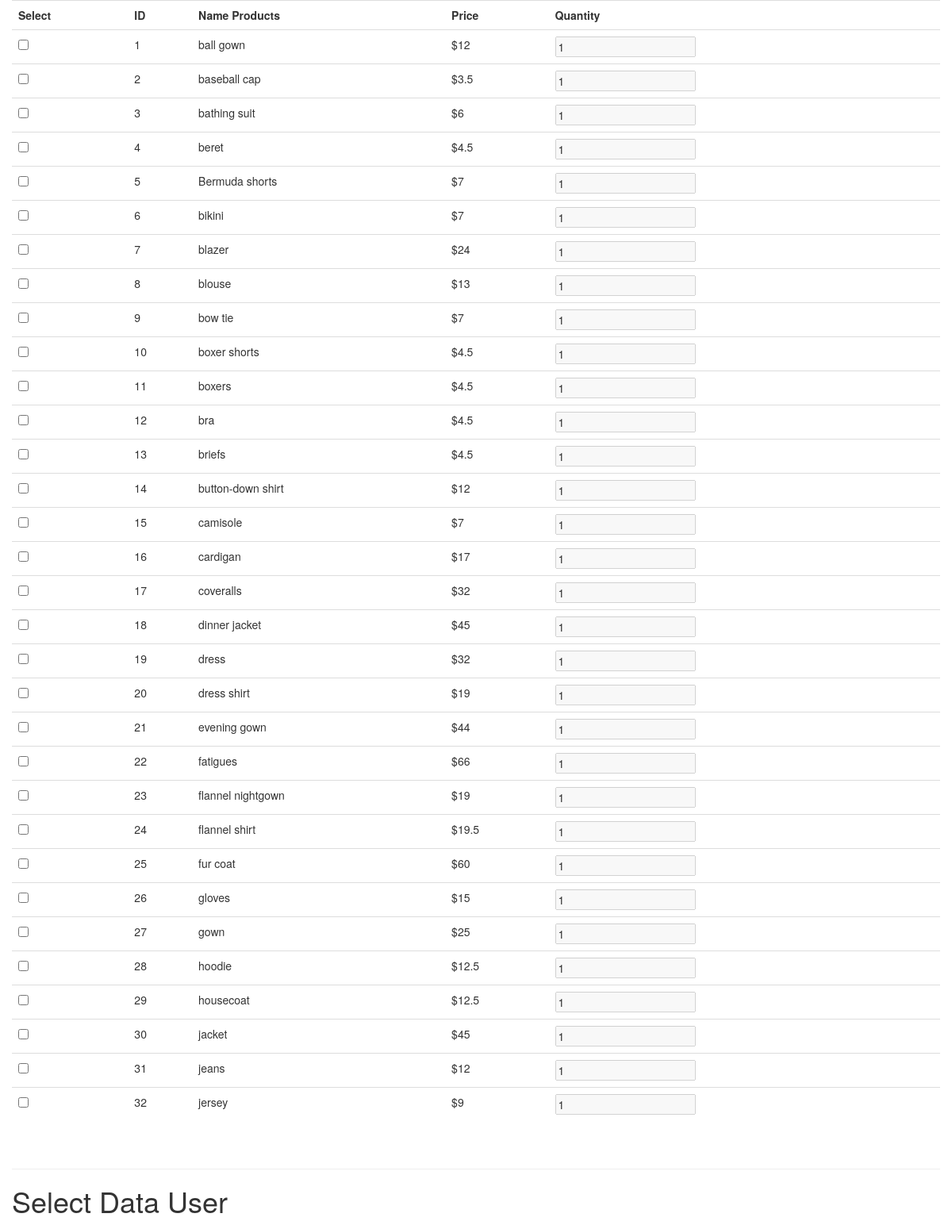
The page / (upper part) on the database its author committed.
### tables this page shows
CREATE TABLE `price_list_product` (
  `id` int(11) NOT NULL,
  `items` varchar(200) NOT NULL,
  `price` varchar(200) NOT NULL
);

### index.php (the view, shortened to what this page needs)
<!DOCTYPE html>
<html>
<head>
	<link rel="stylesheet" href="https://maxcdn.bootstrapcdn.com/bootstrap/3.3.6/css/bootstrap.min.css">
</head>
<body>
    <div class="container-fluid">
        <div class="row">
            <div class="col-xs-12 col-sm-12 col-md-12 col-lg-12">
                <?php include 'connect.php'; ?>
                <form action="buy.php" method="POST" class="form-inline" role="form">
                    <table class="table table-hover">
                        <tr>
                            <th>Select</th>
                            <th>ID</th>
                            <th>Name Products</th>
                            <th>Price</th>
                            <th>Quantity</th>
                        </tr>
                        <?php
                        $result = $connect->query("SELECT * FROM `price_list_product`") or die(mysqli_error($connect));
                        while ($row = mysqli_fetch_array($result)) { ?>
                            <tr>
                                <td>
                                    <input type="checkbox" class="product-checkbox" data-price="<?=$row['price'];?>" name="products[]" value="<?=$row['id'];?>">
                                </td>
                                <td><?=$row['id'];?></td>
                                <td><?=$row['items'];?></td>
                                <td>$<span class="price"><?=$row['price'];?></span></td>
                                <td>
                                    <input type="number" class="quantity" name="quantity[<?=$row['id'];?>]" min="1" value="1" data-price="<?=$row['price'];?>" disabled>
                                </td>
                            </tr>
                        <?php } ?>
                    </table>
                    <br>
                <hr />
              <h1>Select Data User</h1>
                    <br>
                </form>
            </div>
        </div>
    </div>
</body>
</html>

### rows shown on the page
price_list_product: id "1", items "ball gown", price "12"
price_list_product: id "2", items "baseball cap", price "3.5"
price_list_product: id "3", items "bathing suit", price "6"
price_list_product: id "4", items "beret", price "4.5"
price_list_product: id "5", items "Bermuda shorts", price "7"
price_list_product: id "6", items "bikini", price "7"
price_list_product: id "7", items "blazer", price "24"
price_list_product: id "8", items "blouse", price "13"
price_list_product: id "9", items "bow tie", price "7"
price_list_product: id "10", items "boxer shorts", price "4.5"
price_list_product: id "11", items "boxers", price "4.5"
price_list_product: id "12", items "bra", price "4.5"
price_list_product: id "13", items "briefs", price "4.5"
price_list_product: id "14", items "button-down shirt", price "12"
price_list_product: id "15", items "camisole", price "7"
price_list_product: id "16", items "cardigan", price "17"
price_list_product: id "17", items "coveralls", price "32"
price_list_product: id "18", items "dinner jacket", price "45"
price_list_product: id "19", items "dress", price "32"
price_list_product: id "20", items "dress shirt", price "19"
price_list_product: id "21", items "evening gown", price "44"
price_list_product: id "22", items "fatigues", price "66"
price_list_product: id "23", items "flannel nightgown", price "19"
price_list_product: id "24", items "flannel shirt", price "19.5"
price_list_product: id "25", items "fur coat", price "60"
price_list_product: id "26", items "gloves", price "15"
price_list_product: id "27", items "gown", price "25"
price_list_product: id "28", items "hoodie", price "12.5"
price_list_product: id "29", items "housecoat", price "12.5"
price_list_product: id "30", items "jacket", price "45"
price_list_product: id "31", items "jeans", price "12"
price_list_product: id "32", items "jersey", price "9"
